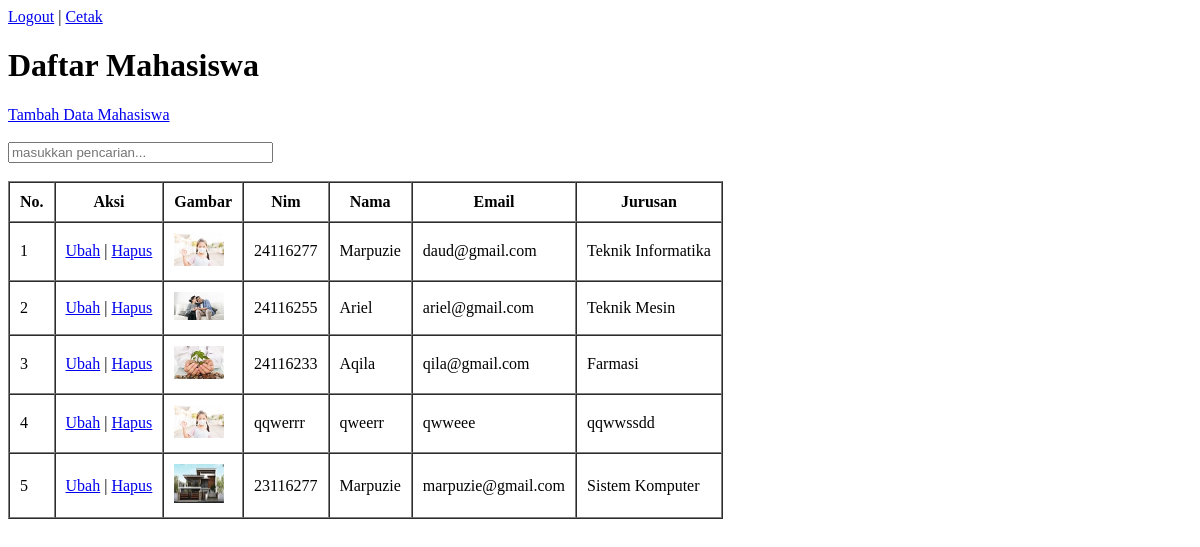
The app's page /index.php (signed in) with its own data.
### tables this page shows
CREATE TABLE `mahasiswa` (
  `id` int(11) NOT NULL,
  `nama` varchar(200) NOT NULL,
  `nim` char(9) NOT NULL,
  `email` varchar(100) NOT NULL,
  `jurusan` varchar(100) NOT NULL,
  `gambar` varchar(100) NOT NULL
);

### functions.php (called while the page is built, shortened)
<?php
$conn = mysqli_connect("localhost", "root", "", "phpdasar");
function query($query) {
    global $conn;
    $result = mysqli_query($conn, $query);
    $rows = [];
    while( $row = mysqli_fetch_assoc($result)) {
        $rows[] = $row;
    }
    return $rows;
}
?>

### index.php (the view, shortened to what this page needs)
<?php
require 'functions.php';
$mahasiswa = query("SELECT * FROM mahasiswa");
?>
<!DOCTYPE html>
<html lang="en">
<head>
</head>
<body>
<a href="logout.php" class="logout">Logout</a> | <a href="cetak.php" class="cetak" target="_blank">Cetak</a>
<h1>Daftar Mahasiswa</h1>
<a href="tambah.php" class="tambah">Tambah Data Mahasiswa</a>
<br><br>
<form action="" method="post" class="form-cari">
        <input type="text" name="keyword" size="30" autofocus placeholder="masukkan pencarian..." autocomplete="off" id="keyword">
</form>
<br>
<div id="container">
<table border="1" cellpadding="10" cellspacing="0">
<tr>
    <th>No.</th>
    <th class="aksi">Aksi</th>
    <th>Gambar</th>
    <th>Nim</th>
    <th>Nama</th>
    <th>Email</th>
    <th>Jurusan</th>
</tr>
<?php $i = 1; ?>
<?php foreach ($mahasiswa as $row) : ?>
<tr>
    <td><?= $i; ?></td>
    <td class="aksi">
        <a href="ubah.php?id=<?= $row['id']; ?>">Ubah</a> |
        <a href="hapus.php?id=<?= $row['id']; ?>" onclick="return confirm('Apakah anda yakin ingin menghapus?');">Hapus</a>
    </td>
    <td><img src="img/<?= $row['gambar']; ?>" width="50" alt=""></td>
    <td><?=$row['nim']; ?></td>
    <td><?=$row['nama']; ?></td>
    <td><?=$row['email']; ?></td>
    <td><?=$row['jurusan']; ?></td>
</tr>
<?php $i++; ?>
<?php endforeach; ?>
</table>
</div>
</body>
</html>

### records on screen
mahasiswa: gambar (picture), nim "24116277", nama "Marpuzie", email "daud@gmail.com", jurusan "Teknik Informatika"
mahasiswa: gambar (picture), nim "24116255", nama "Ariel", email "ariel@gmail.com", jurusan "Teknik Mesin"
mahasiswa: gambar (picture), nim "24116233", nama "Aqila", email "qila@gmail.com", jurusan "Farmasi"
mahasiswa: gambar (picture), nim "qqwerrr", nama "qweerr", email "qwweee", jurusan "qqwwssdd"
mahasiswa: gambar (picture), nim "23116277", nama "Marpuzie", email "marpuzie@gmail.com", jurusan "Sistem Komputer"
